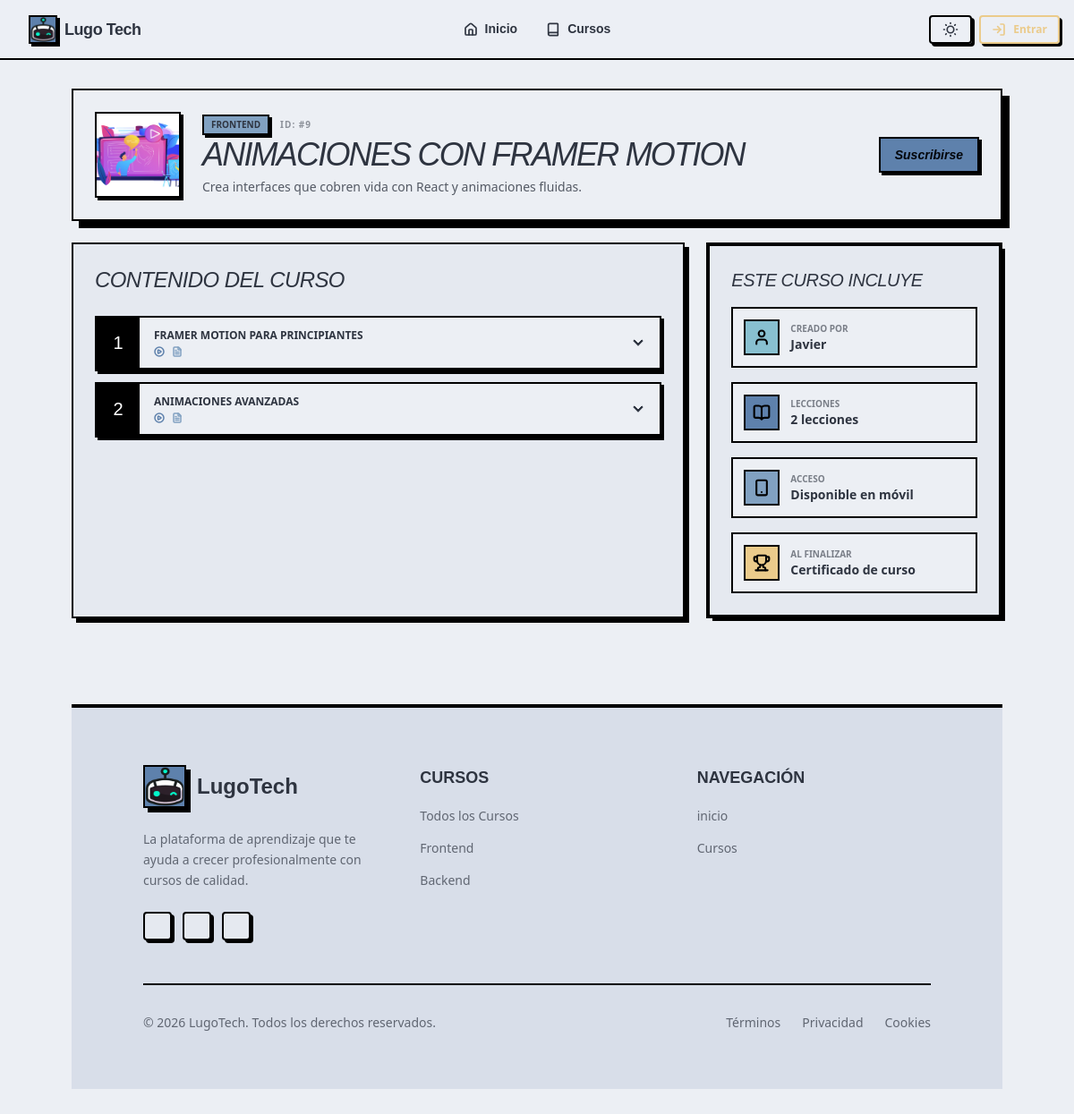
Page /pages/course.php?id=9 on the committed database.
### tables this page shows
CREATE TABLE courses (
    id INTEGER PRIMARY KEY AUTOINCREMENT,
    teacher_id INTEGER NOT NULL,
    title TEXT NOT NULL,
    description TEXT NOT NULL,
    thumbnail TEXT NOT NULL DEFAULT 'default_course.jpg',
    category TEXT NOT NULL CHECK (category IN ('backend', 'frontend')),
    status TEXT NOT NULL DEFAULT 'pending' CHECK (status IN ('pending', 'published')),
    created_at TIMESTAMP DEFAULT CURRENT_TIMESTAMP,
    FOREIGN KEY (teacher_id) REFERENCES users(id) ON DELETE CASCADE
);

CREATE TABLE lessons (
    id INTEGER PRIMARY KEY AUTOINCREMENT,
    course_id INTEGER NOT NULL,
    title TEXT NOT NULL,
    content TEXT,
    video_url TEXT,
    order_index INTEGER NOT NULL,
    FOREIGN KEY (course_id) REFERENCES courses(id) ON DELETE CASCADE
);

CREATE TABLE users (
    id INTEGER PRIMARY KEY AUTOINCREMENT,
    username TEXT NOT NULL,
    email TEXT NOT NULL UNIQUE,
    password TEXT NOT NULL,
    profile_picture TEXT DEFAULT 'default_avatar.jpg',
    role TEXT NOT NULL CHECK (role IN ('admin', 'student', 'teacher'))
);

### includes/dao/CourseDao.php (called while the page is built, shortened)
<?php
class CourseDao
{
  private $db;
  public function __construct($databaseConnection)
  {
    $this->db = $databaseConnection;
  }
  public function getCourseById($id)
  {
    $stmt = $this->db->prepare('SELECT courses.*, users.username as teacher_name FROM courses LEFT JOIN users ON courses.teacher_id = users.id WHERE courses.id = :id');
    $stmt->bindValue(':id', $id, SQLITE3_INTEGER);
    $result = $stmt->execute();
    return $result->fetchArray(SQLITE3_ASSOC);
  }
}

### includes/dao/LessonDao.php (called while the page is built, shortened)
<?php
class LessonDao
{
  private $db;
  public function __construct($databaseConnection)
  {
    $this->db = $databaseConnection;
  }
  public function getLessonsByCourse($courseId)
  {
    $stmt = $this->db->prepare('SELECT * FROM lessons WHERE course_id = :course_id ORDER BY order_index ASC');
    $stmt->bindValue(':course_id', $courseId, SQLITE3_INTEGER);
    $result = $stmt->execute();
    $lessons = [];
    while ($row = $result->fetchArray(SQLITE3_ASSOC)) {
      $lessons[] = $row;
    }
    return $lessons;
  }
}

### pages/course.php (the view, shortened to what this page needs)
<?php
require_once '../includes/connectDB.php';
require_once '../includes/header.php';
include_once '../includes/dao/CourseDao.php';
include_once '../includes/dao/LessonDao.php';
$courseDao = new CourseDao($db);
$lessonDao = new LessonDao($db);
$enrollmentDao = new EnrollmentDao($db);
$courseId = isset($_GET['id']) ? $_GET['id'] : 0;
$course = $courseDao->getCourseById($courseId);
$lessons = $lessonDao->getLessonsByCourse($courseId);
?>
<div class="max-w-7xl mx-auto px-6 lg:px-20 py-16 lg:py-8 space-y-1 ">
  <div class="w-full pb-5  ">
    <div class="bg-base-100 border-3 border-black shadow-neo-lg p-6 flex flex-col md:flex-row justify-between items-center gap-6 rounded-none">
      <div class="flex items-center gap-6">
        <div class="hidden md:block w-24 h-24 border-2 border-black shadow-neo-sm overflow-hidden bg-base-300">
          <img src="<?= BASE_URL . 'assets/upload/thumbnails/' . $course['thumbnail'] ?>"
            class="w-full h-full object-cover" alt="Course thumb">
        </div>
        <div>
          <div class="flex items-center gap-3 mb-1">
            <span class="bg-secondary px-2 py-0.5 border-2 border-black text-[10px] font-black uppercase shadow-neo-sm">
              <?= $course['category'] ?>
            </span>
            <span class="text-[10px] font-black opacity-50 uppercase tracking-widest">ID: #<?= $course['id'] ?></span>
          </div>
          <h1 class="text-3xl md:text-4xl font-display uppercase italic tracking-tighter leading-none">
            <?= $course['title'] ?>
          </h1>
          <p class="text-sm font-medium mt-2 max-w-xl opacity-80"><?= $course['description'] ?></p>
        </div>
      </div>
      <?php if (!isset($_SESSION['user']) || $_SESSION['user']['id'] != $course['teacher_id']):  ?>
        <?php if (!isset($_SESSION['user']) || !$enrollmentDao->isSubscribed($_SESSION['user']['id'], $courseId)): ?>
          <form action="<?= BASE_URL ?>procedures/enrollment/subscribe.proc.php" method="post">
            <button
              class="btn btn-primary flex-1 md:flex-none border-2 border-black shadow-neo-sm rounded-none font-display italic ">
              Suscribirse
          </form>
        <?php else: ?>
          <a href="<?= BASE_URL ?>pages/studentCourse.php?id=<?= $courseId ?>" class="btn btn-primary flex-1 md:flex-none border-2 border-black shadow-neo-sm rounded-none font-display italic  ">
            Ir al curso
          </a>
        <?php endif; ?>
      <?php endif; ?>
    </div>
  </div>
  <div class="grid grid-cols-1 lg:grid-cols-12 gap-6">
    <section class="lg:col-span-8">
      <?php include __DIR__ . '/../includes/lesson_list.php'; ?>
    </section>
    <aside class="lg:col-span-4">
      <div class="bg-base-200 border-3 border-black shadow-neo p-6 rounded-none sticky top-6">
        <h3 class="font-display uppercase italic text-xl mb-4 tracking-tight">Este curso incluye</h3>
        <div class="space-y-4">
          <div class="flex items-center gap-3 p-3 bg-base-100 border-2 border-black rounded-none">
            <div class="bg-accent border-2 border-black p-2 shrink-0">
              <i data-lucide="user" class="size-5 text-black stroke-[2.5]"></i>
            </div>
            <div>
              <p class="font-black uppercase text-[10px] opacity-60">Creado por</p>
              <p class="font-bold text-sm"><?= htmlspecialchars($course['teacher_name'] ?? 'Instructor') ?></p>
            </div>
          </div>
          <div class="flex items-center gap-3 p-3 bg-base-100 border-2 border-black rounded-none">
            <div class="bg-primary border-2 border-black p-2 shrink-0">
              <i data-lucide="book-open" class="size-5 text-black stroke-[2.5]"></i>
            </div>
            <div>
              <p class="font-black uppercase text-[10px] opacity-60">Lecciones</p>
              <p class="font-bold text-sm"><?= count($lessons) ?> <?= count($lessons) === 1 ? 'lección' : 'lecciones' ?></p>
            </div>
          </div>
          <div class="flex items-center gap-3 p-3 bg-base-100 border-2 border-black rounded-none">
            <div class="bg-secondary border-2 border-black p-2 shrink-0">
              <i data-lucide="smartphone" class="size-5 text-black stroke-[2.5]"></i>
            </div>
            <div>
              <p class="font-black uppercase text-[10px] opacity-60">Acceso</p>
              <p class="font-bold text-sm">Disponible en móvil</p>
            </div>
          </div>
          <div class="flex items-center gap-3 p-3 bg-base-100 border-2 border-black rounded-none">
            <div class="bg-warning border-2 border-black p-2 shrink-0">
              <i data-lucide="trophy" class="size-5 text-black stroke-[2.5]"></i>
            </div>
            <div>
              <p class="font-black uppercase text-[10px] opacity-60">Al finalizar</p>
              <p class="font-bold text-sm">Certificado de curso</p>
            </div>
          </div>
        </div>
      </div>
    </aside>
  </div>
  <?php require_once '../includes/footer.php'; ?>

### includes/lesson_list.php (shortened to what this page needs)
<div class="bg-base-200 border-3 border-black shadow-neo p-6 rounded-none h-full">
  <h2 class="text-2xl font-display uppercase italic tracking-tight mb-6">Contenido del curso</h2>
  <div class="space-y-3">
    <?php if (empty($lessons)): ?>
      <div class="border-2 border-dashed border-black/20 p-10 text-center font-bold opacity-40 uppercase text-xs">
        Este curso aún no tiene lecciones disponibles.
      </div>
    <?php else: ?>
      <?php foreach ($lessons as $lesson): ?>
        <div class="collapse collapse-arrow bg-base-100 border-2 border-black shadow-neo-sm hover:shadow-neo transition-all rounded-none">
          <div class="collapse-title p-0 min-h-0 flex items-center">
            <div class="bg-black text-white w-12 h-14 flex items-center justify-center font-display text-xl shrink-0">
              <?= $lesson['order_index'] ?>
            </div>
            <div class="flex-1 px-4 py-2">
              <h4 class="font-black uppercase text-xs"><?= $lesson['title'] ?></h4>
              <div class="flex gap-2 mt-1">
                <?php if ($lesson['video_url']): ?>
                  <i data-lucide="play-circle" class="size-3 text-primary stroke-3"></i>
                <?php endif; ?>
                <?php if ($lesson['content']): ?>
                  <i data-lucide="file-text" class="size-3 text-secondary stroke-3"></i>
                <?php endif; ?>
              </div>
            </div>
          </div>
          <div class="collapse-content bg-base-200/50 border-t-2 border-black">
          </div>
        </div>
      <?php endforeach; ?>
    <?php endif; ?>
  </div>
</div>

### rows in the picture
courses: thumbnail (picture), category "FRONTEND", id "9", title "ANIMACIONES CON FRAMER MOTION", description "Crea interfaces que cobren vida con React y animaciones fluidas.", teacher.username "Javier"
lessons: order_index "1", title "FRAMER MOTION PARA PRINCIPIANTES"
lessons: order_index "2", title "ANIMACIONES AVANZADAS"

### other values in the picture
count($lessons) "2"
